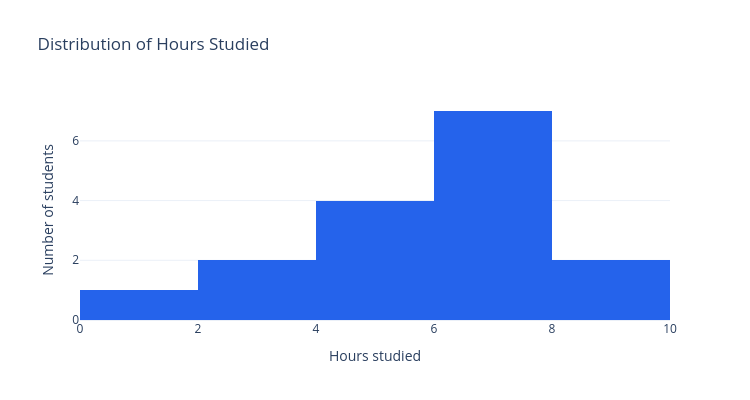

The notebook cell this image was saved under:
### Markdown cell above
Before fitting anything, let's also look at `hours_studied` on its own — how spread out is it?

### Code cell
histogram_figure = go.Figure()
histogram_figure.add_trace(
    go.Histogram(x=scores_1d["hours_studied"], marker=dict(color="#2563eb"))
)
histogram_figure.update_layout(
    title="Distribution of Hours Studied",
    xaxis_title="Hours studied", yaxis_title="Number of students",
    template="plotly_white", width=750, height=400,
)
histogram_figure.show()

### Figure 1 — Plotly figure (JSON) as saved in the notebook; plotly's stock layout.template omitted (floating-point values rounded to 4 significant figures)
{"data": [{"marker": {"color": "#2563eb"}, "type": "histogram", "x": [1.8, 2, 2.8, 4, 4.5, 4.5, 4.6, 6.2, 6.6, 7.1, 7.2, 7.3, 7.6, 7.9, 8.4, 8.8]}], "layout": {"height": 400, "title": {"text": "Distribution of Hours Studied"}, "width": 750, "xaxis": {"title": {"text": "Hours studied"}}, "yaxis": {"title": {"text": "Number of students"}}}}
